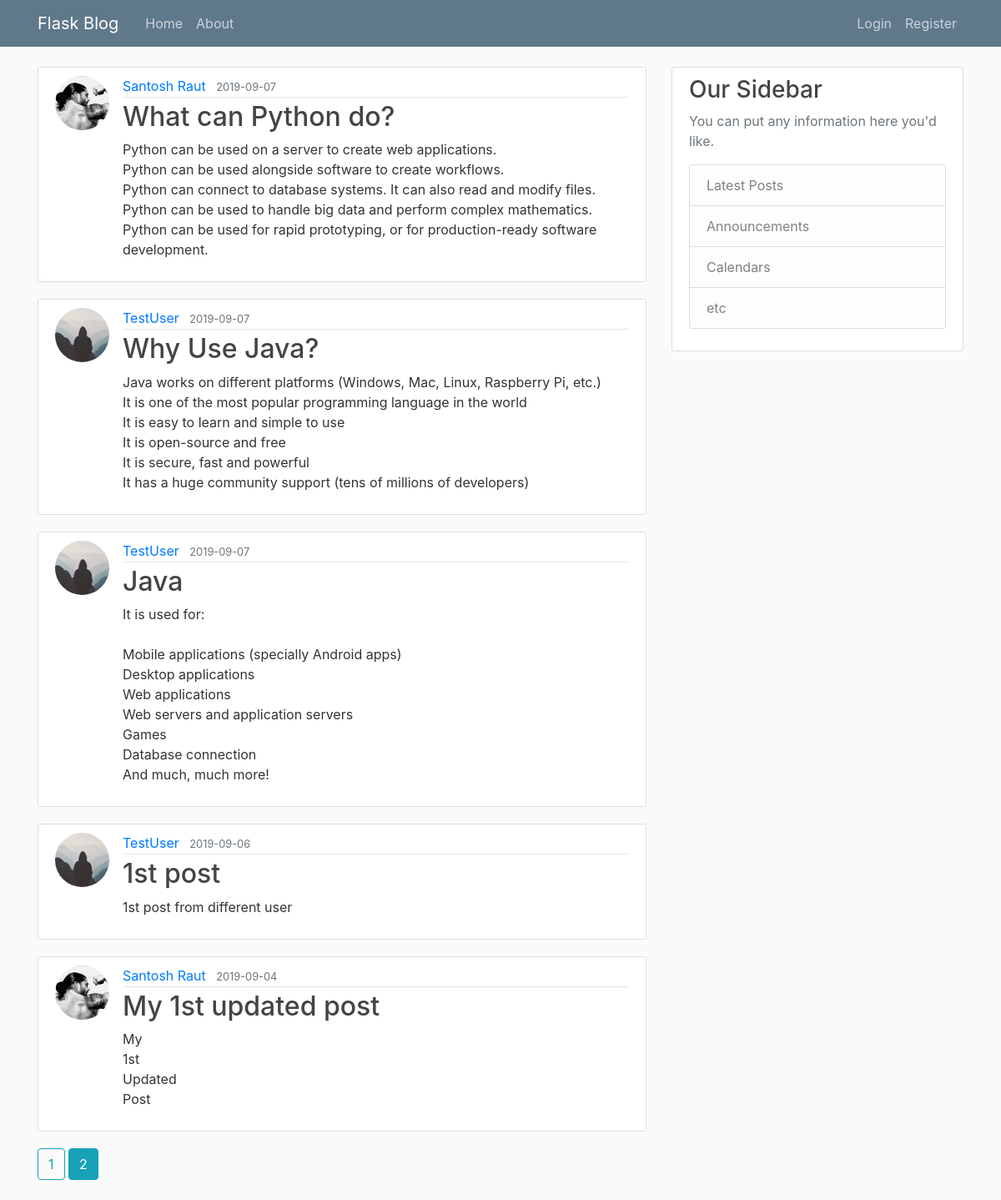
The page /home?page=2 on the database its author committed.
### flaskblog/models.py (models this page shows, shortened)
class Post(db.Model):
    id = db.Column( db.Integer, primary_key = True )
    title = db.Column(db.String(100), nullable=False )
    date_posted = db.Column(db.DateTime, nullable=False, default=datetime.utcnow())
    content = db.Column(db.Text, nullable=False)
    user_id = db.Column(db.Integer, db.ForeignKey('user.id'), nullable=False)

class User(db.Model, UserMixin):
    id = db.Column( db.Integer, primary_key = True )
    username = db.Column(db.String(20), unique=True, nullable=False )
    email = db.Column(db.String(120), unique=True, nullable=False)
    image_file = db.Column(db.String(120), nullable=False, default='default.jpg')
    password = db.Column(db.String(60), nullable=False)
    posts = db.relationship('Post', backref='author', lazy=True)

### flaskblog/main/routes.py (the view)
@main.route("/")
@main.route("/home")
def home():
    page = request.args.get('page', 1, type=int)
    posts = Post.query.order_by(Post.date_posted.desc()).paginate(page=page, per_page=5)
    return render_template('home.html', posts=posts)

### flaskblog/templates/home.html
{% extends 'layout.html' %}
{% block content %}
    {% for post in posts.items %}
        <article class="media content-section">
            <img class="rounded-circle article-img" src="{{ url_for('static', filename='profile_pics/' + post.author.image_file)}}">
            <div class="media-body">
                <div class="article-metadata">
                  <a class="mr-2" href="{{ url_for('users.user_posts', username=post.author.username) }}">{{ post.author.username }}</a>
                  <small class="text-muted">{{ post.date_posted.strftime('%Y-%m-%d') }}</small>
                </div>
                <h2><a class="article-title" href="{{ url_for('posts.post', post_id=post.id) }}">{{ post.title }}</a></h2>
                <p class="article-content">{{ post.content }}</p>
            </div>
        </article>
    {% endfor %}
    {% for page_num in posts.iter_pages(left_edge=1, right_edge=1, left_current=1, right_current=2) %}
        {% if page_num %}
            {% if posts.page == page_num %}
                <a class="btn btn-info mb-4" href="{{ url_for('main.home', page=page_num) }}">{{ page_num }}</a>
            {% else %}
                <a class="btn btn-outline-info mb-4" href="{{ url_for('main.home', page=page_num) }}">{{ page_num }}</a>
            {% endif %}
        {% else %}
            ...
        {% endif %}
    {% endfor %}
{% endblock %}

### flaskblog/static/style.css (style rules this page uses)
body { background: #fafafa; color: #333333; margin-top: 5rem; }
h1, h2, h3, h4, h5, h6 { color: #444444; }
.content-section { background: #ffffff; padding: 10px 20px; border: 1px solid #dddddd; border-radius: 3px; margin-bottom: 20px; }
.article-title { color: #444444; }
.article-content { white-space: pre-line; }
.article-img { height: 65px; width: 65px; margin-right: 16px; }
.article-metadata { padding-bottom: 1px; margin-bottom: 4px; border-bottom: 1px solid #e3e3e3 }

### rows shown on the page
Post: image_file (picture), author.username "Santosh Raut", date_posted "2019-09-07", title "What can Python do?", content "Python can be used on a server to create web applications. Python can be used alongside software to create workflows. Python can connect to database systems. It can also read and modify files. Python can be used to handle big data and perform complex mathematics. Python can be used for rapid prototyping, or for production-ready software development."
Post: image_file (placeholder picture), author.username "TestUser", date_posted "2019-09-07", title "Why Use Java?", content "Java works on different platforms (Windows, Mac, Linux, Raspberry Pi, etc.) It is one of the most popular programming language in the world It is easy to learn and simple to use It is open-source and free It is secure, fast and powerful It has a huge community support (tens of millions of developers)"
Post: image_file (placeholder picture), author.username "TestUser", date_posted "2019-09-07", title "Java", content "It is used for: Mobile applications (specially Android apps) Desktop applications Web applications Web servers and application servers Games Database connection And much, much more!"
Post: image_file (placeholder picture), author.username "TestUser", date_posted "2019-09-06", title "1st post", content "1st post from different user"
Post: image_file (picture), author.username "Santosh Raut", date_posted "2019-09-04", title "My 1st updated post", content "My 1st Updated Post"

### other values the page prints
{{ page_num }} "1"
{{ page_num }} "2"
